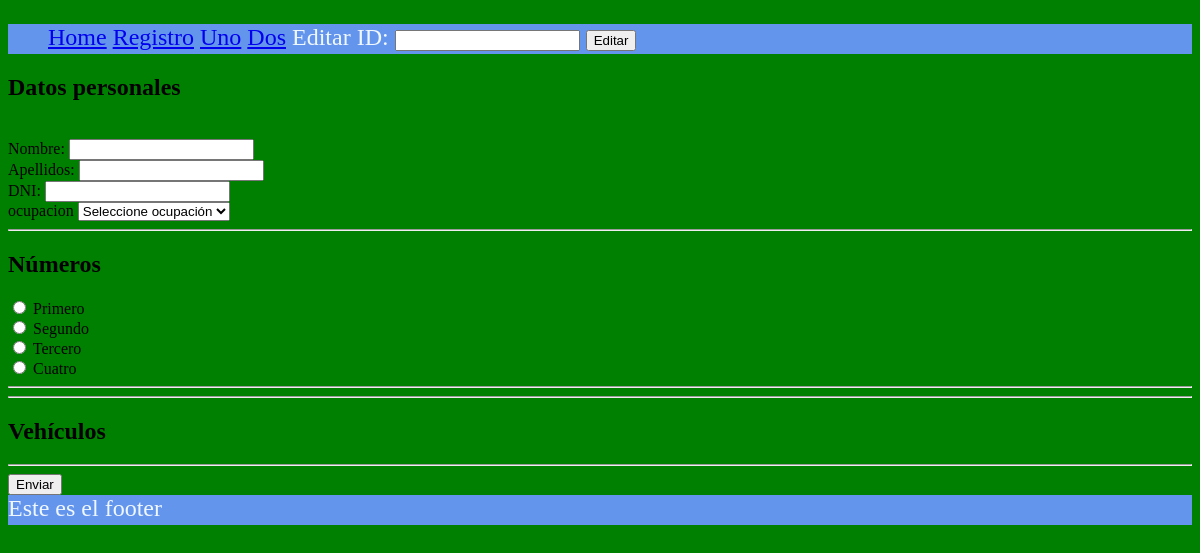
/editar, run on the app's committed database.
### tables this page shows
CREATE TABLE T_numero (
	id INTEGER NOT NULL PRIMARY KEY AUTOINCREMENT,
	descripcion TEXT(30) NOT NULL
);

### app.py (the view)
@route('/editar')
@route('/editar/<id:int>')
@jinja2_view('formulario.html')
def mi_form(id=None):#none para que sea opcional
    cnx = sqlite3.connect(BASE_DATOS)
    consulta_d = 'select * from T_ocupation'
    cursor = cnx.execute(consulta_d)
    ocupaciones = cursor.fetchall()
    consulta_num = 'select * from T_numero'
    cursor = cnx.execute(consulta_num)
    numeros = cursor.fetchall()
    if id is None: # estamos en un alta
        return {'ocupaciones': ocupaciones,'numeros':numeros}
    else:
        consulta = "select id,nombre,apellidos,dni, id_ocupation from persona where id = ?"
        cursor = cnx.execute(consulta,(id,)) # la coma dice que es una tupla (id,)
        filas = cursor.fetchone() # obtener una fila para procesarla
    cnx.close()
    return {'datos': filas,'ocupaciones': ocupaciones,'numeros':numeros}

### templates/base.html (shortened to what this page needs)
<!DOCTYPE html>
<html lang="en">
<head>
    <link rel="stylesheet" href="/static/estilos.css">
</head>
<body>
    {%include 'inc_header.html'%}
    {%block content%}{%endblock%}
    {%include 'inc_footer.html'%}
</body>
</html>

### templates/formulario.html (shortened to what this page needs)
{%extends 'base.html'%}
{%block content%}
<form action="/guardar" method="post">
    <h2>Datos personales</h2>
    <input type="hidden" id="id" name="id" value="{%if datos%}{{datos[0]}}{%endif%}"><br/>
    <label for="nombre">Nombre: </label>
    <input type="text" id="nombre" name="nombre" value="{%if datos%}{{datos[1]}}{%endif%}"><br/>
    <label for="apellidos">Apellidos: </label>
    <input type="text" id="apellidos" name="apellidos" value="{%if datos%}{{datos[2]}}{%endif%}"><br/>
    <label for="dni">DNI: </label>
    <input type="text" id="dni" name="dni" value="{%if datos%}{{datos[3]}}{%endif%}"><br/>
    <label for="ocupacion">ocupacion</label>
        <select id="ocupacion" name="ocupacion">
            <option value="-1">Seleccione ocupación</option>
        </select>
    <br/>
    <hr>
        <h2>Números</h2>
        {% for num in numeros%}
            <input type="radio" id="dato{{num[0]}}" name="numero" value="{{num[0]}}" {%if (datos) and (num[0]==datos[5]) %}checked{%endif%}>
            <label for="dato{{num[0]}}">{{num[1]}}</label><br/>
        {%endfor%}
    <hr/>
    <hr>
        <h2>Vehículos</h2>
    <hr/>
    <input type="submit" value="Enviar">
</form>
{%endblock%}

### data on the page
T_numero: descripcion "Primero"
T_numero: descripcion "Segundo"
T_numero: descripcion "Tercero"
T_numero: descripcion "Cuatro"
